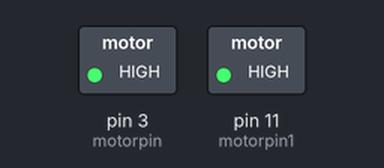
This sketch was run on a simulated Arduino Uno, built with avr-gcc and run on an emulated ATmega328P. Shown: switched loads named in the sketch (green lamp = pin HIGH).

Above: at 0.1 s.
Timing chart, 0 to 1.6 s (numbered marks = the images above):
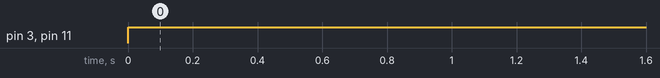

The sketch:

dc2MotorCheck.ino
```cpp
int motorpin = 3;
int motorpin1 = 11;
void setup() {
 pinMode(motorpin,OUTPUT);
 pinMode(motorpin1,OUTPUT);
 Serial.begin(9600);
}

void loop() {
  analogWrite(motorpin,255);
  delay(10);
  analogWrite(motorpin1,255);
  delay(10);
}
```

Measured:
- by itself, pin 3 (motorpin): LOW → HIGH at 0.00 s
- by itself, pin 11 (motorpin1): LOW → HIGH at 0.01 s
